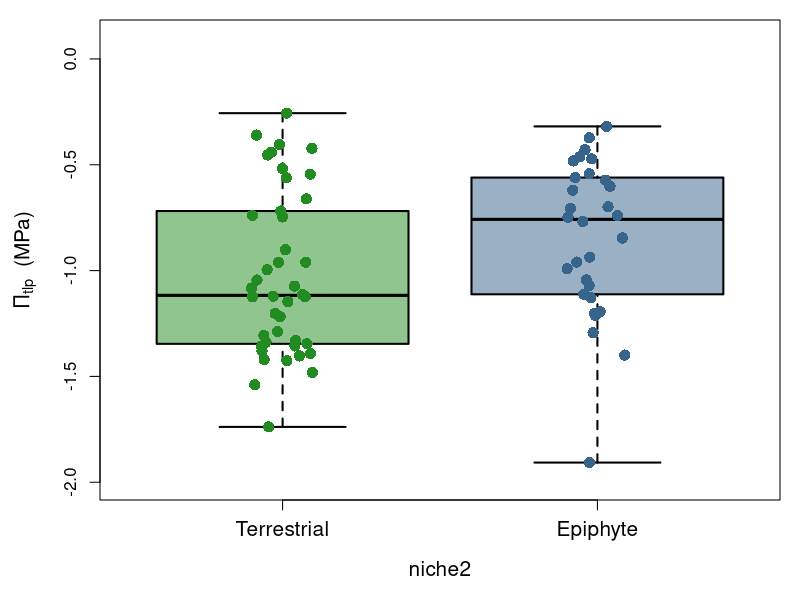

R code for this plot:
## pv curve figures


pv <- read.csv("calculated_data/pv_curves.csv")
  pv$niche2 <- gsub("climber", "terrestrial", pv$niche)
  pv$niche2 <- as.factor(pv$niche2)

  #reorder from ground to canopy 
  pv$niche2<-factor(pv$niche2, 
                       levels=c("terrestrial", "hemi-epiphyte", "epiphyte"))
  
##only plot las cruces until las selva is double checked
cruces <- pv[pv$site == "las_cruces",]

cruces_nohemi <- droplevels(cruces[!cruces$niche2 == "hemi-epiphyte",])
  
#plot bits-------
boxlabs <- c("Terrestrial", "Epiphyte")

trtcols <- c("forestgreen","steelblue4")
library(scales)
library(doBy)
trtcols2 <- c(alpha(trtcols[1], .5), alpha(trtcols[2], .5))

#labels
tlp_lab <- expression(paste(Pi[tlp], "  (MPa)"))

           
## waterpotenail turgor loss point 

jpeg(filename = "jobtalk/turgorlosspoint.jpeg",
     width = 7, height = 7, units = "in", res= 400)

par(mgp=c(3,1,0), mar=c(5,5,1,1), cex.lab=1.25)
boxplot(waterpot_tlp ~ niche2, data=cruces_nohemi, xaxt='n',ylim=c(-2,0.1),
        ylab=tlp_lab,boxlwd=2,whisklwd=2, staplelwd=2,
        col=trtcols2)
axis(1, boxlabs, at=1:2, cex.axis=1.25)
stripchart(waterpot_tlp ~ niche2, data = cruces_nohemi,
           vertical = TRUE, method = "jitter",cex=1.5,
           pch = 16,  col= trtcols, xaxt='n', add=TRUE)
dev.off()
